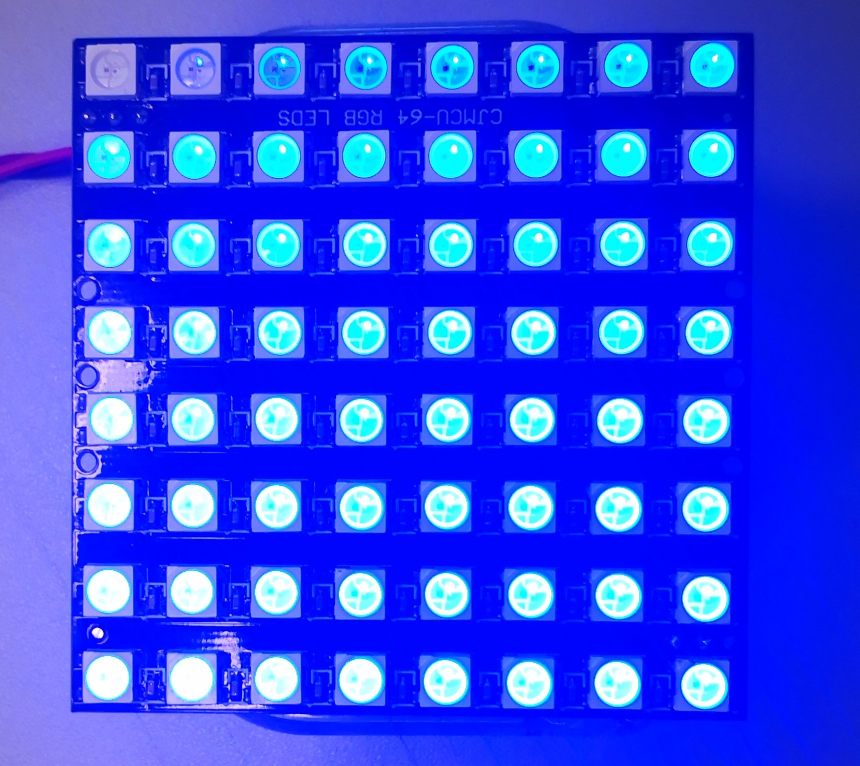
#> input picture brightness_detection/matrix3.jpg, 1719 x 1532 px (shown at 1/2 size)
$ python color_detector.py
#> lines starting #> are read from the running program, lines starting #| are printed output that depends on the picture
import cv2
import numpy as np
import pandas as pd

img_path = "matrix3.jpg"
img = cv2.imread(img_path)
#> img is the input picture: shape (1532, 1719, 3); mean B, G, R 241.1, 73.1, 48.7


img = cv2.resize(img, (700, 500))
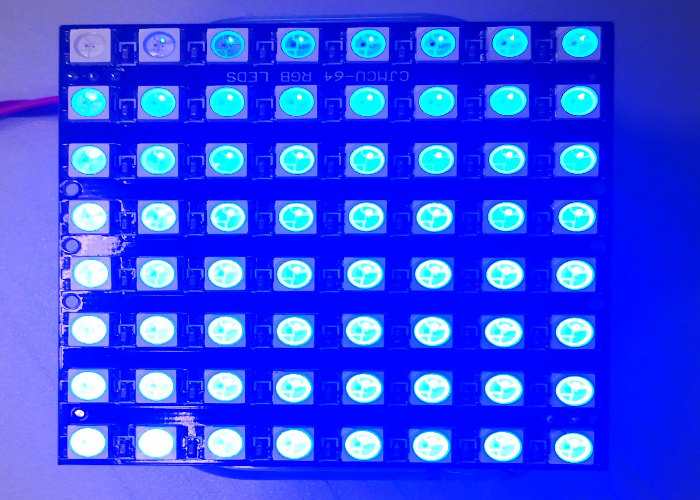
#> img: shape (500, 700, 3); mean B, G, R 241, 73.1, 48.7
cv2.imshow('image', img)
cv2.waitKey(0)

clicked = False
r = g = b = xpos = ypos = 0

# Reading csv file with pandas and giving names to each column
index = ["color", "color_name", "hex", "R", "G", "B"]
csv = pd.read_csv('colors.csv', names=index, header=None)
#> (reads brightness_detection/colors.csv from the repository)


# function to calculate minimum distance from all colors and get the most matching color
def getColorName(R, G, B):
    minimum = 10000
    for i in range(len(csv)):
        d = abs(R - int(csv.loc[i, "R"])) + abs(G - int(csv.loc[i, "G"])) + abs(B - int(csv.loc[i, "B"]))
        if (d <= minimum):
            minimum = d
            cname = csv.loc[i, "color_name"]
    return cname


# function to get x,y coordinates of mouse double click
def draw_function(event, x, y, flags, param):
    if event == cv2.EVENT_LBUTTONDBLCLK:
        global b, g, r, xpos, ypos, clicked
        clicked = True
        xpos = x
        ypos = y
        b, g, r = img[y, x]
        b = int(b)
        g = int(g)
        r = int(r)


cv2.namedWindow('color detection by programming_fever')
cv2.setMouseCallback('color detection by programming_fever', draw_function)

while (1):

    cv2.imshow("color detection by programming_fever", img)
    if (clicked):

        # cv2.rectangle(image, startpoint, endpoint, color, thickness)-1 fills entire rectangle
        cv2.rectangle(img, (20, 20), (750, 60), (b, g, r), -1)

        # Creating text string to display( Color name and RGB values )
        text = getColorName(r, g, b) + ' R=' + str(r) + ' G=' + str(g) + ' B=' + str(b)

        # cv2.putText(img,text,start,font(0-7),fontScale,color,thickness,lineType )
        cv2.putText(img, text, (50, 50), 2, 0.8, (255, 255, 255), 2, cv2.LINE_AA)

        # For very light colours we will display text in black colour
        if (r + g + b >= 600):
            cv2.putText(img, text, (50, 50), 2, 0.8, (0, 0, 0), 2, cv2.LINE_AA)

        clicked = False

    if cv2.waitKey(20) & 0xFF == 27:
#> (key Esc is pressed here)
        break

cv2.destroyAllWindows()
